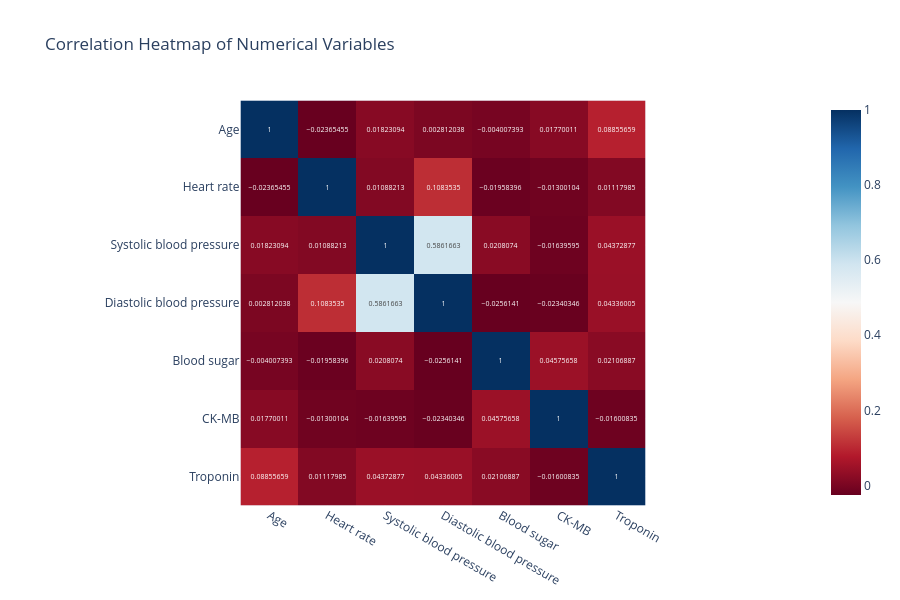

The cell this chart's notebook holds for it:
### Code cell
# Select numerical columns for correlation
num_cols = ['Age', 'Heart rate', 'Systolic blood pressure', 
            'Diastolic blood pressure', 'Blood sugar', 'CK-MB', 'Troponin']

# Create correlation matrix
corr_matrix = df[num_cols].corr()

# Plot heatmap
corr_heatmap = px.imshow(corr_matrix, text_auto=True,
                        title='Correlation Heatmap of Numerical Variables',
                        color_continuous_scale='RdBu')
corr_heatmap.update_layout(height=600)
corr_heatmap.show()

### Figure 1 — Plotly figure (JSON) as saved in the notebook; plotly's stock layout.template omitted (floating-point values rounded to 4 significant figures)
{"data": [{"coloraxis": "coloraxis", "hovertemplate": "x: %{x}<br>y: %{y}<br>color: %{z}<extra></extra>", "name": "0", "texttemplate": "%{z}", "type": "heatmap", "x": ["Age", "Heart rate", "Systolic blood pressure", "Diastolic blood pressure", "Blood sugar", "CK-MB", "Troponin"], "xaxis": "x", "y": ["Age", "Heart rate", "Systolic blood pressure", "Diastolic blood pressure", "Blood sugar", "CK-MB", "Troponin"], "yaxis": "y", "z": [[1, -0.02365, 0.01823, 0.002812, -0.004007, 0.0177, 0.08856], [-0.02365, 1, 0.01088, 0.1084, -0.01958, -0.013, 0.01118], [0.01823, 0.01088, 1, 0.5862, 0.02081, -0.0164, 0.04373], [0.002812, 0.1084, 0.5862, 1, -0.02561, -0.0234, 0.04336], [-0.004007, -0.01958, 0.02081, -0.02561, 1, 0.04576, 0.02107], [0.0177, -0.013, -0.0164, -0.0234, 0.04576, 1, -0.01601], [0.08856, 0.01118, 0.04373, 0.04336, 0.02107, -0.01601, 1]]}], "layout": {"coloraxis": {"colorscale": [[0, "rgb(103,0,31)"], [0.1, "rgb(178,24,43)"], [0.2, "rgb(214,96,77)"], [0.3, "rgb(244,165,130)"], [0.4, "rgb(253,219,199)"], [0.5, "rgb(247,247,247)"], [0.6, "rgb(209,229,240)"], [0.7, "rgb(146,197,222)"], [0.8, "rgb(67,147,195)"], [0.9, "rgb(33,102,172)"], [1, "rgb(5,48,97)"]]}, "height": 600, "title": {"text": "Correlation Heatmap of Numerical Variables"}, "xaxis": {"anchor": "y", "constrain": "domain", "domain": [0, 1], "scaleanchor": "y"}, "yaxis": {"anchor": "x", "autorange": "reversed", "constrain": "domain", "domain": [0, 1]}}}
